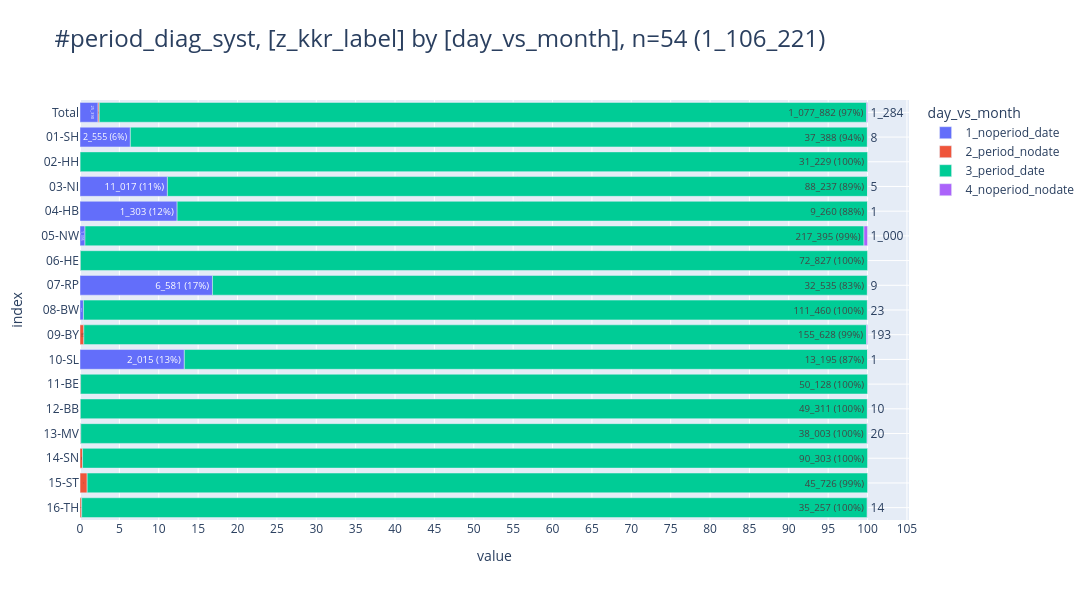

Notebook source saved alongside this figure:
### Markdown cell above
### <a id='toc1_4_1_'></a>[Tagesabstand vs Datumsangaben](#toc0_)
- **Werte für Variablen zur Verteilung**
  - `1_noperiod_date` - kein Tagesabstand, aber Datumsangaben
  - `2_period_nodate` - Tagesabstand, aber keine Datumsangaben
  - `3_period_date` - Tagesabstand und Datumsangaben
  - `4_noperiod_nodate` - kein Tagesabstand, keine Datumsangaben

### Code cell
_=pls.plot_stacked_bars(db_diag_syst.to_df().iloc[:,0:2], orientation='h', relative=True, height=600, show_total=True, caption="period_diag_syst", show_pct_bar=True, width=1600)

### Figure 1 — Plotly figure (JSON) as saved in the notebook; plotly's stock layout.template omitted (floating-point values rounded to 4 significant figures)
{"data": [{"hovertemplate": "col=1_noperiod_date<br>value=%{x}<br>index=%{y}<br>cnt_pct_bar_str=%{text}<extra></extra>", "legendgroup": "1_noperiod_date", "marker": {"color": "#636EFA", "pattern": {"shape": ""}}, "name": "1_noperiod_date", "orientation": "h", "showlegend": true, "text": ["25_390", "2_555 (6%)", "11_017 (11%)", "1_303 (12%)", "1_395", "2", "6_581 (17%)", "491", "2", "2_015 (13%)", "5", "1", "18", "3", "2"], "textposition": "auto", "type": "bar", "x": [25390, 2555, 11017, 1303, 1395, 2, 6581, 491, 2, 2015, 5, 1, 18, 3, 2], "xaxis": "x", "y": [" Total", "01-SH", "03-NI", "04-HB", "05-NW", "06-HE", "07-RP", "08-BW", "09-BY", "10-SL", "11-BE", "12-BB", "13-MV", "15-ST", "16-TH"], "yaxis": "y"}, {"hovertemplate": "col=2_period_nodate<br>value=%{x}<br>index=%{y}<br>cnt_pct_bar_str=%{text}<extra></extra>", "legendgroup": "2_period_nodate", "marker": {"color": "#EF553B", "pattern": {"shape": ""}}, "name": "2_period_nodate", "orientation": "h", "showlegend": true, "text": ["1_665", "6", "37", "761", "34", "22", "20", "293", "418", "74"], "textposition": "auto", "type": "bar", "x": [1665, 6, 37, 761, 34, 22, 20, 293, 418, 74], "xaxis": "x", "y": [" Total", "02-HH", "06-HE", "09-BY", "11-BE", "12-BB", "13-MV", "14-SN", "15-ST", "16-TH"], "yaxis": "y"}, {"hovertemplate": "col=3_period_date<br>value=%{x}<br>index=%{y}<br>cnt_pct_bar_str=%{text}<extra></extra>", "legendgroup": "3_period_date", "marker": {"color": "#00CC96", "pattern": {"shape": ""}}, "name": "3_period_date", "orientation": "h", "showlegend": true, "text": ["1_077_882 (97%)", "37_388 (94%)", "31_229 (100%)", "88_237 (89%)", "9_260 (88%)", "217_395 (99%)", "72_827 (100%)", "32_535 (83%)", "111_460 (100%)", "155_628 (99%)", "13_195 (87%)", "50_128 (100%)", "49_311 (100%)", "38_003 (100%)", "90_303 (100%)", "45_726 (99%)", "35_257 (100%)"], "textposition": "auto", "type": "bar", "x": [1077882, 37388, 31229, 88237, 9260, 217395, 72827, 32535, 111460, 155628, 13195, 50128, 49311, 38003, 90303, 45726, 35257], "xaxis": "x", "y": [" Total", "01-SH", "02-HH", "03-NI", "04-HB", "05-NW", "06-HE", "07-RP", "08-BW", "09-BY", "10-SL", "11-BE", "12-BB", "13-MV", "14-SN", "15-ST", "16-TH"], "yaxis": "y"}, {"hovertemplate": "col=4_noperiod_nodate<br>value=%{x}<br>index=%{y}<br>cnt_pct_bar_str=%{text}<extra></extra>", "legendgroup": "4_noperiod_nodate", "marker": {"color": "#AB63FA", "pattern": {"shape": ""}}, "name": "4_noperiod_nodate", "orientation": "h", "showlegend": true, "text": ["1_284", "8", "5", "1", "1_000", "9", "23", "193", "1", "10", "20", "14"], "textposition": "auto", "type": "bar", "x": [1284, 8, 5, 1, 1000, 9, 23, 193, 1, 10, 20, 14], "xaxis": "x", "y": [" Total", "01-SH", "03-NI", "04-HB", "05-NW", "07-RP", "08-BW", "09-BY", "10-SL", "12-BB", "13-MV", "16-TH"], "yaxis": "y"}], "layout": {"barmode": "relative", "barnorm": "percent", "height": 600, "legend": {"title": {"text": "day_vs_month"}, "tracegroupgap": 0, "traceorder": "normal"}, "title": {"font": {"size": 24}, "text": "#period_diag_syst, [z_kkr_label] by [day_vs_month], n=54 (1_106_221)", "xanchor": "left", "y": 0.95, "yanchor": "top"}, "width": 1600, "xaxis": {"anchor": "y", "domain": [0, 1], "dtick": 5, "gridwidth": 1, "showgrid": true, "title": {"text": "value"}}, "yaxis": {"anchor": "x", "categoryarray": ["16-TH", "15-ST", "14-SN", "13-MV", "12-BB", "11-BE", "10-SL", "09-BY", "08-BW", "07-RP", "06-HE", "05-NW", "04-HB", "03-NI", "02-HH", "01-SH", " Total"], "categoryorder": "array", "domain": [0, 1], "gridwidth": 1, "showgrid": true, "title": {"text": "index"}}}}
